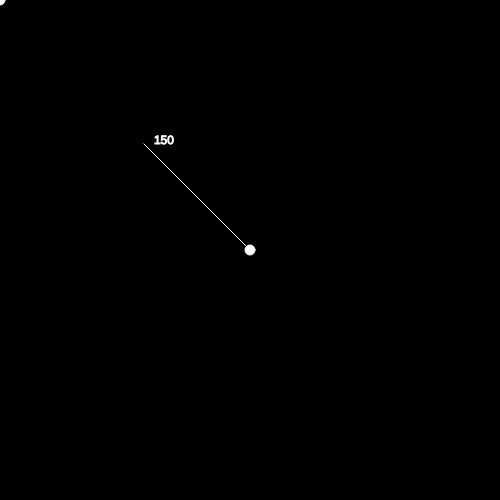
Frame 1 (no input)
Frame 60 (no input): identical to frame 1, image omitted
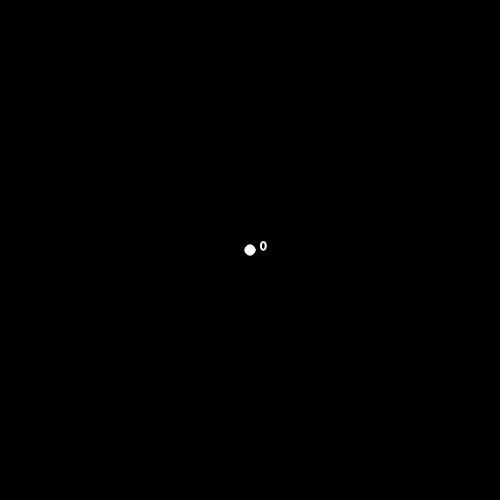
Frame 120 (the mouse pressed at the canvas centre since frame 60)

The p5.js sketch that drew these frames (run headless with seeded random() and noise() and a simulated clock; from frame 60 on, the mouse is pressed at the canvas centre):

// p5.js sketch
// ── sketch.js
// IMA NYU Shanghai
// The Nature of Code
// MOQN
// Feb 20 2017


var vector1, vector2;

function setup() {
  createCanvas(500, 500);
  fill(255);
  stroke(255);
}

function draw() {
  background(0);
  vector1 = createVector(width / 2, height / 2);
  vector2 = createVector(mouseX, mouseY);

  ellipse(vector1.x, vector1.y, 10, 10);
  ellipse(vector2.x, vector2.y, 10, 10);

  var vector3 = p5.Vector.sub(vector2, vector1);
  
  vector3.limit(150); // limit() function
  
  var magitude = vector3.mag();
  
  // let's visualize vector3!
  push();
  translate(vector1.x, vector1.y);
  line(0, 0, vector3.x, vector3.y);
  text(round(magitude), vector3.x+10, vector3.y);
  pop();
}

function printVector(v) {
  print("(" + v.x + ", " + v.y + ")");
}
